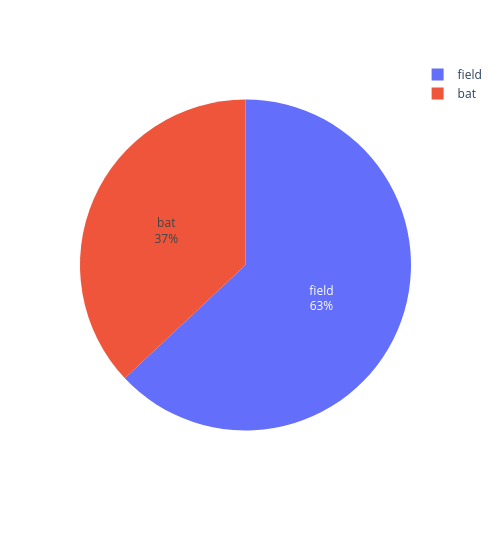

Notebook code cell kept with this figure:
### Code cell
fig = px.pie(  d1, values=d1['Ratio'], names=d1['TossDecision'])
fig.update_traces(textposition='inside',
                  textinfo='percent+label',
                  sort=False)
fig.update_layout(width=500, height=550)
fig.show()

### Figure 1 — Plotly figure (JSON) as saved in the notebook; plotly's stock layout.template omitted (floating-point values rounded to 4 significant figures)
{"data": [{"domain": {"x": [0, 1], "y": [0, 1]}, "hovertemplate": "TossDecision=%{label}<br>Ratio=%{value}<extra></extra>", "labels": ["field", "bat"], "legendgroup": "", "name": "", "showlegend": true, "sort": false, "textinfo": "percent+label", "textposition": "inside", "type": "pie", "values": [63, 37]}], "layout": {"height": 550, "legend": {"tracegroupgap": 0}, "margin": {"t": 60}, "width": 500}}
